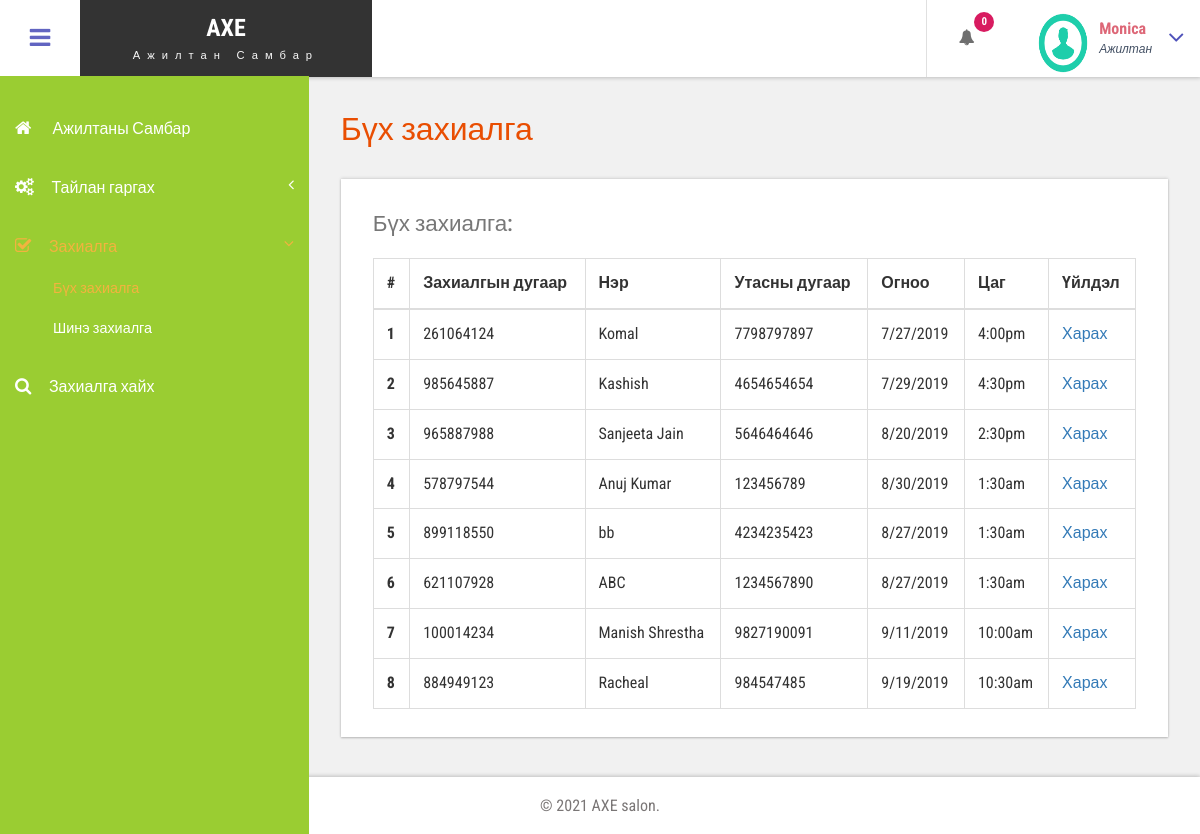
The page /bpms/admin/employee.all-appointment.php (signed in) on the database its author committed.
### tables this page shows
CREATE TABLE `tblappointment` (
  `ID` int(10) NOT NULL,
  `AptNumber` varchar(80) DEFAULT NULL,
  `Name` varchar(120) DEFAULT NULL,
  `Email` varchar(120) DEFAULT NULL,
  `PhoneNumber` bigint(11) DEFAULT NULL,
  `AptDate` varchar(120) DEFAULT NULL,
  `AptTime` varchar(120) DEFAULT NULL,
  `Services` varchar(120) DEFAULT NULL,
  `ApplyDate` timestamp NULL DEFAULT CURRENT_TIMESTAMP,
  `Remark` varchar(250) NOT NULL,
  `Status` varchar(50) NOT NULL,
  `RemarkDate` timestamp NOT NULL DEFAULT '0000-00-00 00:00:00' ON UPDATE CURRENT_TIMESTAMP
);

### bpms/admin/employee.all-appointment.php (the view, shortened to what this page needs)
<?php
include('includes/dbconnection.php');
if (strlen($_SESSION['bpmsaid']==0)) {
  header('location:logout.php');
  } else{
  ?>
<!DOCTYPE HTML>
<html>
<head>
<link href="css/bootstrap.css" rel='stylesheet' type='text/css' />
<link href="css/style.css" rel='stylesheet' type='text/css' />
<link href="css/font-awesome.css" rel="stylesheet">
<link href="css/animate.css" rel="stylesheet" type="text/css" media="all">
<link href="css/custom.css" rel="stylesheet">
</head>
<body class="cbp-spmenu-push">
	<div class="main-content">
		 <?php include_once('includes/employee.sidebar.php');?>
		 <?php include_once('includes/employee.header.php');?>
		<div id="page-wrapper">
			<div class="main-page">
				<div class="tables">
					<h3 class="title1">Бүх захиалга</h3>
					<div class="table-responsive bs-example widget-shadow">
						<h4> Бүх захиалга:</h4>
						<table class="table table-bordered"> <thead> <tr> <th>#</th> <th> Захиалгын дугаар</th> <th>Нэр</th><th>Утасны дугаар</th> <th>Огноо</th><th>Цаг</th><th>Үйлдэл </th> </tr> </thead> <tbody>
<?php
$ret=mysqli_query($con,"select *from  tblappointment");
$cnt=1;
while ($row=mysqli_fetch_array($ret)) {
?>
						 <tr> <th scope="row"><?php echo $cnt;?></th> <td><?php  echo $row['AptNumber'];?></td> <td><?php  echo $row['Name'];?></td><td><?php  echo $row['PhoneNumber'];?></td><td><?php  echo $row['AptDate'];?></td> <td><?php  echo $row['AptTime'];?></td> <td><a href="employee.view-appointment.php?viewid=<?php echo $row['ID'];?>">Харах </a></td> </tr>   <?php
$cnt=$cnt+1;
}?></tbody> </table>
					</div>
				</div>
			</div>
		</div>
		 <?php include_once('includes/footer.php');?>
	</div>
</body>
</html>
<?php }  ?>

### bpms/admin/includes/employee.header.php (shortened to what this page needs)
<div class="sticky-header header-section ">
      <div class="header-left">
        <button id="showLeftPush"><i class="fa fa-bars"></i></button>
        <div class="logo">
          <a href="index.html">
            <h1>AXE</h1>
            <span>  Ажилтан Самбар </span>
          </a>
        </div>
      </div>
      <div class="header-right">
        <div class="profile_details_left">
          <ul class="nofitications-dropdown">
            <?php
$ret1=mysqli_query($con,"select ID,Name from  tblappointment where Status=''");
$num=mysqli_num_rows($ret1);
?>
            <li class="dropdown head-dpdn">
              <a href="#" class="dropdown-toggle" data-toggle="dropdown" aria-expanded="false"><i class="fa fa-bell"></i><span class="badge blue"><?php echo $num;?></span></a>
            </li>
          </ul>
          <div class="clearfix"> </div>
        </div>
        <div class="profile_details">
        <?php
$adid=$_SESSION['bpmsaid'];
$ret=mysqli_query($con,"select AdminName from tbladmin where ID='$adid'");
$row=mysqli_fetch_array($ret);
$name=$row['AdminName'];
?>
          <ul>
            <li class="dropdown profile_details_drop">
              <a href="#" class="dropdown-toggle" data-toggle="dropdown" aria-expanded="false">
                <div class="profile_img">
                  <span class="prfil-img"><img src="images/download (1).png" alt="" width="50" height="60"> </span>
                  <div class="user-name">
                    <p><?php echo $name; ?></p>
                    <span> Ажилтан </span>
                  </div>
                  <i class="fa fa-angle-down lnr"></i>
                  <div class="clearfix"></div>
                </div>
              </a>
            </li>
          </ul>
        </div>
      </div>
      <div class="clearfix"> </div>
    </div>

### bpms/admin/css/style.css (style rules this page uses)
h4, h5, h6, h1, h2, h3 { margin: 0; }
ul, ol { margin: 0; }
p { margin: 0; }
html, body { font-family: 'Roboto Condensed', sans-serif; font-size: 100%; overflow-x: hidden; background: #fff; }
body a { transition: 0.5s all ease; -webkit-transition: 0.5s all ease; -moz-transition: 0.5s all ease; -o-transition: 0.5s all ease; -ms-transition: 0.5s all ease; text-decoration:none; }
h1,h2,h3,h4,h5,h6 { margin:0; }
p { margin:0; }
ul,label { margin:0; padding:0; }
.main-content { position: relative; }
.sticky-header { position: fixed; top: 0; left:0px; width: 100%; z-index: 100; }
.header-section { background:#FFF; box-shadow: 1px 1px 4px rgba(0, 0, 0, 0.21); -webkit-box-shadow: 1px 1px 4px rgba(0, 0, 0, 0.21); -moz-box-shadow: 1px 1px 4px rgba(0, 0, 0, 0.21); -o-box-shadow: 1px 1px 4px rgba(0, 0, 0, 0.21); }
.header-section::after { clear: both; display: block; content: ''; }
.header-left { float: left; width: 45%; }
.header-right { float: right; }
button#showLeftPush { font-size: 1.5em; width: 80px; padding: 0.87em 0; text-align: center; cursor: pointer; float: left; color: #6F6F6F; -moz-transition: all 0.2s ease-out 0s; -webkit-transition: all 0.2s ease-out 0s; transition: all 0.2s ease-out 0s; border: none; background-color: #fff; outline:none; }
.cbp-spmenu-push { overflow-x: hidden; position: relative; }
.cbp-spmenu, .cbp-spmenu-push { -webkit-transition: all 0.3s ease; -moz-transition: all 0.3s ease; transition: all 0.3s ease; }
.cbp-spmenu-push div#page-wrapper { margin: 0 0 0 19.3em; transition:.5s all; -webkit-transition:.5s all; -moz-transition:.5s all; }
.fa { display: inline-block; font-family: FontAwesome; font-style: normal; font-weight: normal; line-height: 1; -webkit-font-smoothing: antialiased; -moz-osx-font-smoothing: grayscale; }
.logo { background: #333; text-align: center; float: left; }
.logo a { padding: 0.9em 3.3em .7em; display: block; text-decoration: none; }
.logo a h1 { color: #fff; font-size: 1.5em; line-height: 1.2em; font-weight: 700; }
.logo a span { color: #F8F8F8; font-size: .7em; text-align: center; letter-spacing: 7px; }
.profile_details_left { float: left; }
li.dropdown.head-dpdn { display: inline-block; padding: 1.7em 0; border-left: 1px solid #E0E0E0; float: left; }
li.dropdown.head-dpdn a.dropdown-toggle { padding: 1.7em 2em; }
i.fa.fa-bell { color:#6F6F6F; }
.header-right span.badge { font-size: 11px; font-weight: bold; color: #FFF; background: #8BC34A; line-height: 15px; width: 20px; height: 20px; border-radius: 2em; -webkit-border-radius: 2em; -moz-border-radius: 2em; -o-border-radius: 2em; text-align: center; display: inline-block; position: absolute; top: 16%; padding: 2px 0 0; }
.header-right span.blue { background-color:#D81B60; }
.profile_details { float: right; }
.profile_details_drop a.dropdown-toggle { display:block; padding: 0.8em 3em 0 2em; }
.profile_img span.prfil-img { float:left; }
.user-name { float:left; margin-top:8px; margin-left:11px; height:35px; }
.profile_details ul li { list-style-type:none; position:relative; }
.profile_details li a i.fa.lnr { position: absolute; top: 34%; right: 8%; color: #4F52BA; font-size: 1.6em; }
.user-name p { font-size:1em; color:#DD6777; line-height:1em; font-weight:700; }
.user-name span { font-size: .75em; font-style: italic; color: #424f63; font-weight: normal; margin-top: .3em; }
.widget-shadow { background-color: #fff; box-shadow: 0 -1px 3px rgba(0,0,0,.12),0 1px 2px rgba(0,0,0,.24); -webkit-box-shadow: 0 -1px 3px rgba(0,0,0,.12),0 1px 2px rgba(0,0,0,.24); -moz-box-shadow: 0 -1px 3px rgba(0,0,0,.12),0 1px 2px rgba(0,0,0,.24); }
h3.title1 { font-size: 2em; color: #e94e02; margin-bottom: 0.8em; }
.table > thead > tr > th, .table > tbody > tr > th, .table > tfoot > tr > th, .table > thead > tr > td, .table > tbody > tr > td, .table > tfoot > tr > td { border-top: none; }
.tables h4 { font-size: 1.4em; margin-bottom: 1em; color: #777777; }
.tables .panel-body ,.tables .bs-example { padding: 2em 2em 0.5em; }
.tables .table > thead > tr > th, .tables .table > tbody > tr > th, .tables .table > tfoot > tr > th, .tables .table > thead > tr > td, .tables .table > tbody > tr > td, .tables .table > tfoot > tr > td { padding: 13px; border-top: 1px solid #E0E0E0; }
.bs-example { margin-top: 2em; }

### bpms/admin/css/custom.css (style rules this page uses)
#page-wrapper { padding:7em 2em 2.5em; background-color: #F1F1F1; }

### rows shown on the page
tblappointment: AptNumber "261064124", Name "Komal", PhoneNumber "7798797897", AptDate "7/27/2019", AptTime "4:00pm"
tblappointment: AptNumber "985645887", Name "Kashish", PhoneNumber "4654654654", AptDate "7/29/2019", AptTime "4:30pm"
tblappointment: AptNumber "965887988", Name "Sanjeeta Jain", PhoneNumber "5646464646", AptDate "8/20/2019", AptTime "2:30pm"
tblappointment: AptNumber "578797544", Name "Anuj Kumar", PhoneNumber "123456789", AptDate "8/30/2019", AptTime "1:30am"
tblappointment: AptNumber "899118550", Name "bb", PhoneNumber "4234235423", AptDate "8/27/2019", AptTime "1:30am"
tblappointment: AptNumber "621107928", Name "ABC", PhoneNumber "1234567890", AptDate "8/27/2019", AptTime "1:30am"
tblappointment: AptNumber "100014234", Name "Manish Shrestha", PhoneNumber "9827190091", AptDate "9/11/2019", AptTime "10:00am"
tblappointment: AptNumber "884949123", Name "Racheal", PhoneNumber "984547485", AptDate "9/19/2019", AptTime "10:30am"

### other values the page prints
$num "0"
$name "Monica"
